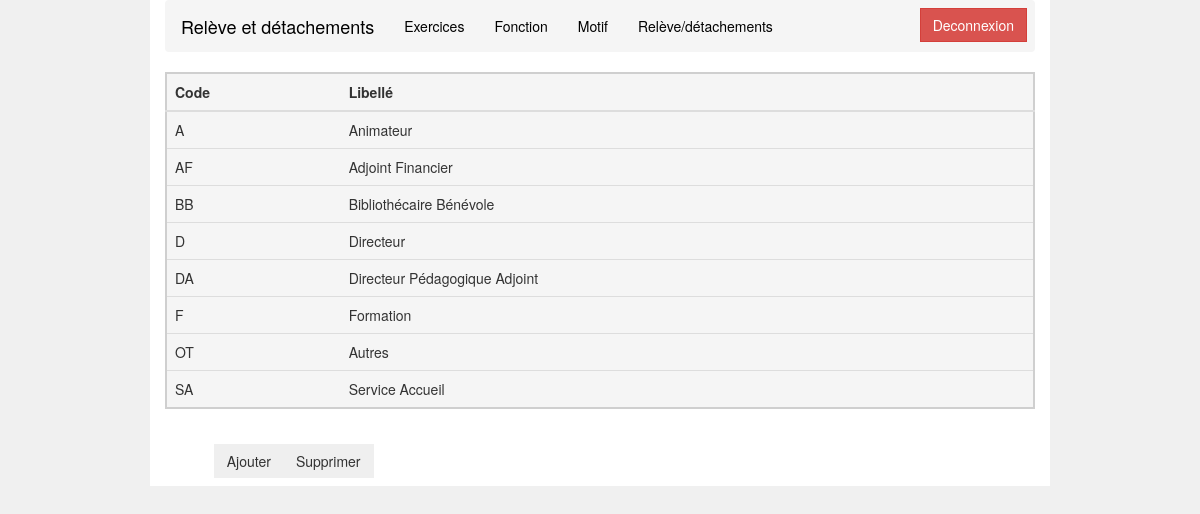
/index3.php (signed in), run on the app's committed database.
### tables this page shows
CREATE TABLE IF NOT EXISTS `fonction` (
  `Code` varchar(255) NOT NULL,
  `Libellé` varchar(255) NOT NULL,
  UNIQUE KEY `Code` (`Code`)
);

### index3.php (the view, shortened to what this page needs)
<!DOCTYPE html>
<html lang="fr">
<head>
    <link rel="stylesheet" href="https://maxcdn.bootstrapcdn.com/bootstrap/3.4.0/css/bootstrap.min.css">
</head>
<body style="background-color: #f0f0f0;">
<div class="container" style="background: white">
    <?php include 'menu.php';
    if (!isset($_SESSION['pseudo']))
    {
        echo '<div style="text-align: center;"><span  style="color: red; font-size: medium; "><b>Vous devez vous connecter pour acceder à la page </div></font><br />';
    }
    else
    {
    try {
        $bdd = new PDO('mysql:host=localhost;dbname=test;charset=utf8', 'root', '');
    } catch (Exception $e) {
        die('Erreur : ' . $e->getMessage());
    }
    $reponse = $bdd->query('SELECT * FROM fonction ORDER BY Code ASC '); ?>
    <table class=" table table-hover" style="background-color: whitesmoke;border: 2px solid #cfcfcf">
        <thead>
        <tr>
            <th>Code</th>
            <th>Libellé</th>
        </tr>
        </thead>
        <tbody>
        <?php
        while ($donnees = $reponse->fetch()) {
            ?>
            <tr>
                <td><?php echo $donnees['Code']; ?></td>
                <td> <?php echo $donnees['Libellé']; ?></td>
            </tr>
        <?php } ?>
        </tbody>
    </table>
    <div class="col-lg-3 col-md-4 col-sm-5 col-xs-12" style="margin: 1vh;">
        <div class="btn-group" role="group" aria-label="Exemple">
            <button type="button" class="btn btn-light" data-toggle="modal" data-target="#exampleModal">
                Ajouter
            </button>
            <button type="button" class="btn btn-light" data-toggle="modal" data-target="#suppmodal  ">
                Supprimer
            </button>
        </div>
    </div>
</div>
<?php } ?>
</body>
</html>

### index3.php (style rules this page uses)
.container { width: 75%; }
.btn { border-radius: 0px; }
.btn-group { float: right; margin-top: 7px; margin-right: 2px; }

### data on the page
fonction: Code "A", Libellé "Animateur"
fonction: Code "AF", Libellé "Adjoint Financier"
fonction: Code "BB", Libellé "Bibliothécaire Bénévole"
fonction: Code "D", Libellé "Directeur"
fonction: Code "DA", Libellé "Directeur Pédagogique Adjoint"
fonction: Code "F", Libellé "Formation"
fonction: Code "OT", Libellé "Autres"
fonction: Code "SA", Libellé "Service Accueil"
